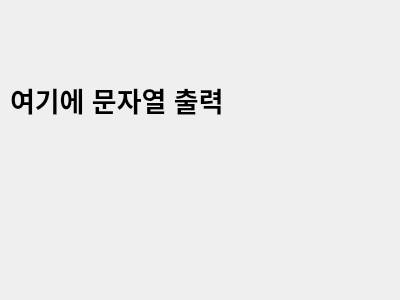
<?xml version="1.0" encoding="UTF-8"?>
<ui version="4.0">
 <class>Dialog</class>
 <widget class="QDialog" name="Dialog">
  <property name="geometry">
   <rect>
    <x>0</x>
    <y>0</y>
    <width>400</width>
    <height>300</height>
   </rect>
  </property>
  <property name="windowTitle">
   <string>Dialog</string>
  </property>
  <widget class="QLabel" name="label">
   <property name="geometry">
    <rect>
     <x>10</x>
     <y>60</y>
     <width>300</width>
     <height>80</height>
    </rect>
   </property>
   <property name="font">
    <font>
     <pointsize>20</pointsize>
     <bold>true</bold>
    </font>
   </property>
   <property name="text">
    <string>여기에 문자열 출력</string>
   </property>
  </widget>
 </widget>
 <resources/>
 <connections/>
</ui>
